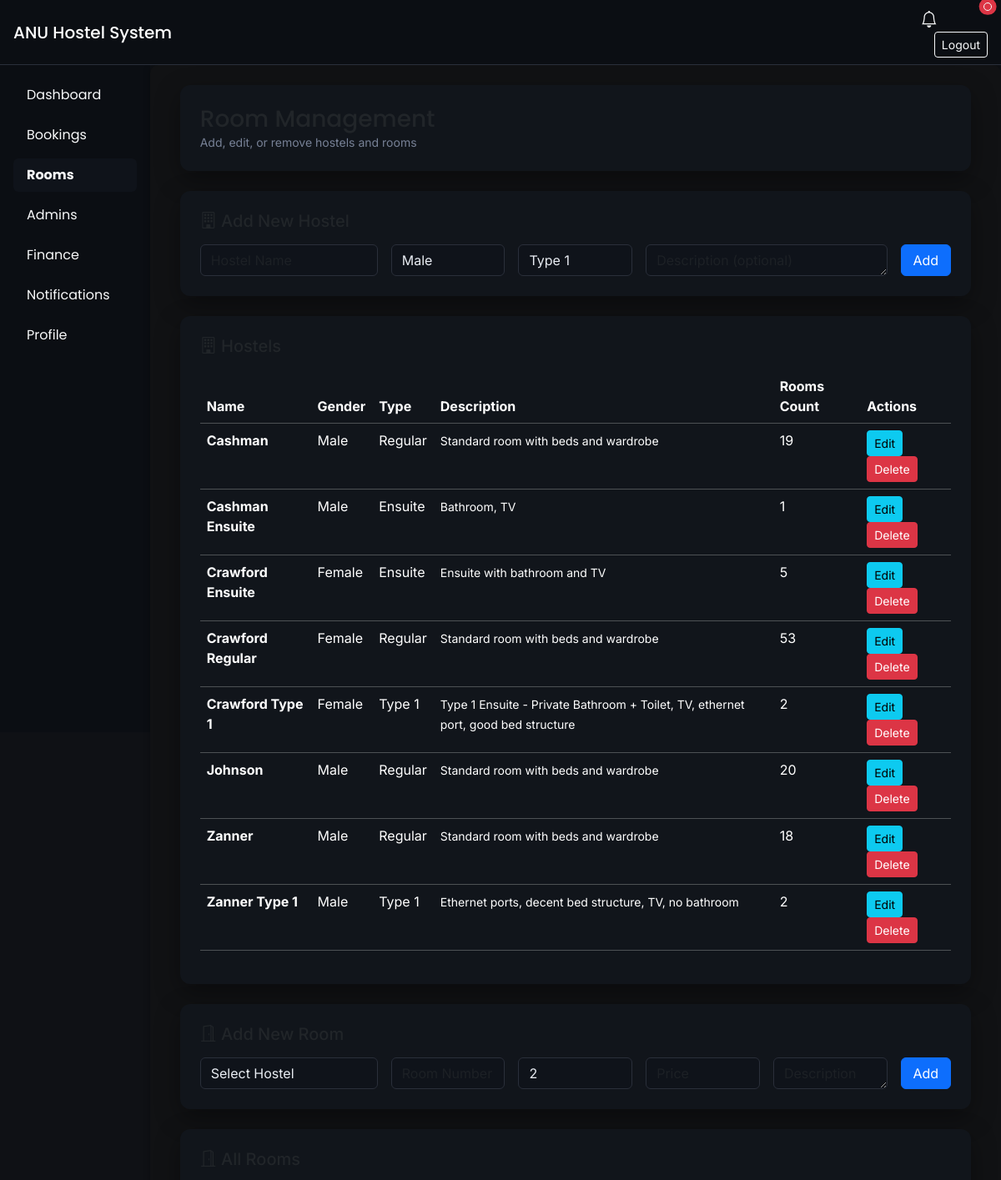
/manage-rooms/ (signed in, upper part), run on the app's committed database.
### core/models.py (models this page shows, shortened)
class Hostel(models.Model):
    GENDER_CHOICES = [
        ('Male', 'Male'),
        ('Female', 'Female'),
    ]
    ROOM_TYPE_CHOICES = [
        ('Type 1', 'Type 1'),
        ('Ensuite', 'Ensuite'),
        ('Regular', 'Regular'),
    ]
    name = models.CharField(max_length=100)
    gender = models.CharField(max_length=10, choices=GENDER_CHOICES, default='Male')
    type = models.CharField(max_length=20, choices=ROOM_TYPE_CHOICES, default='Regular')
    description = models.TextField(blank=True, null=True)

### core/views.py (the view, shortened to what this page needs)
# urls.py: path('manage-rooms/', views.manage_rooms, name='manage_rooms'),
@login_required
def manage_rooms(request):
    if not request.user.is_staff:
        return redirect('student_dashboard')
    hostels = Hostel.objects.all().order_by('name')
    rooms = Room.objects.select_related('hostel').order_by('hostel__name', 'room_number')
    context = {
        'hostels': hostels,
        'rooms': rooms,
    }
    return render(request, 'manage_rooms.html', context)

### core/context_processors.py (called while the page is built, shortened)
def notification_context(request):
    if request.user.is_authenticated:
        return {
            'user_notifications': [],
            'unread_notifications_count': 0,
            'can_view_roommates': False,
        }
    return {
        'user_notifications': [],
        'unread_notifications_count': 0,
        'can_view_roommates': False,
    }

### core/models.py (called while the page is built)
    def get_occupied_count(self):
        from django.apps import apps
        Booking = apps.get_model('core', 'Booking')
        return Booking.objects.filter(room=self, status__in=['prebooked', 'paid']).count()

### core/templates/manage_rooms.html (shortened to what this page needs)
{% extends 'base.html' %}
{% block content %}
<div class="container-fluid">
    <div class="card p-4 mb-4">
        <h3 class="mb-0" style="font-family:'Poppins',sans-serif;">Room Management</h3>
        <small class="text-muted">Add, edit, or remove hostels and rooms</small>
    </div>
    <div class="card p-4 mb-4">
        <h5 class="mb-3"><i class="bi bi-building"></i> Add New Hostel</h5>
        <form method="POST" class="row g-3">
            <div class="col-md-3">
                <input type="text" name="name" class="form-control" placeholder="Hostel Name" required>
            </div>
            <div class="col-md-2">
                <select name="gender" class="form-select" required>
                    <option value="Male">Male</option>
                </select>
            </div>
            <div class="col-md-2">
                <select name="type" class="form-select" required>
                    <option value="Type 1">Type 1</option>
                </select>
            </div>
            <div class="col-md-4">
                <textarea name="description" class="form-control" placeholder="Description (optional)" rows="1"></textarea>
            </div>
            <div class="col-md-1">
                <button type="submit" class="btn btn-primary w-100">Add</button>
            </div>
        </form>
    </div>
    <div class="card p-4 mb-4">
        <h5 class="mb-3"><i class="bi bi-building"></i> Hostels</h5>
        <div class="table-responsive">
            <table class="table table-dark table-hover">
                <thead>
                    <tr>
                        <th>Name</th>
                        <th>Gender</th>
                        <th>Type</th>
                        <th>Description</th>
                        <th>Rooms Count</th>
                        <th>Actions</th>
                    </tr>
                </thead>
                <tbody>
                    {% for hostel in hostels %}
                    <tr>
                        <td><strong>{{ hostel.name }}</strong></td>
                        <td>{{ hostel.gender }}</td>
                        <td>{{ hostel.type }}</td>
                        <td><small>{{ hostel.description|default:"—" }}</small></td>
                        <td>{{ hostel.rooms.count }}</td>
                        <td>
                            <button type="button" class="btn btn-sm btn-info" data-bs-toggle="modal" data-bs-target="#editHostelModal{{ hostel.id }}">Edit</button>
                            <form method="POST" style="display:inline;" onsubmit="return confirm('Delete {{ hostel.name }}?');">
                                <button type="submit" class="btn btn-sm btn-danger">Delete</button>
                            </form>
                        </td>
                    </tr>
                    {% endfor %}
                </tbody>
            </table>
        </div>
    </div>
    <div class="card p-4 mb-4">
        <h5 class="mb-3"><i class="bi bi-door-open"></i> Add New Room</h5>
        <form method="POST" class="row g-3">
            <div class="col-md-3">
                <select name="hostel_id" class="form-select" required>
                    <option value="">Select Hostel</option>
                </select>
            </div>
            <div class="col-md-2">
                <input type="text" name="room_number" class="form-control" placeholder="Room Number" required>
            </div>
            <div class="col-md-2">
                <input type="number" name="capacity" class="form-control" placeholder="Capacity" value="2" min="1" max="4" required>
            </div>
            <div class="col-md-2">
                <input type="number" name="price" class="form-control" placeholder="Price" step="0.01" required>
            </div>
            <div class="col-md-2">
                <textarea name="description" class="form-control" placeholder="Description" rows="1"></textarea>
            </div>
            <div class="col-md-1">
                <button type="submit" class="btn btn-primary w-100">Add</button>
            </div>
        </form>
    </div>
    <div class="card p-4">
        <h5 class="mb-3"><i class="bi bi-door-open"></i> All Rooms</h5>
    </div>
</div>
{% endblock %}

### core/static/css/styles.css (style rules this page uses)
:root { --bg:#0f1115; --panel:#11151b; --muted:#778196; --accent:#64d2ff; --accent-2:#9bff98; }
body.bg-dark { background-color:var(--bg)!important;color:#e9edf3!important }
.card { background-color:var(--panel)!important;border-color:#2a2f3a!important }
.table-dark { --bs-table-bg:var(--panel);--bs-table-striped-bg:#1a2029 }
.text-muted { color:var(--muted)!important }
.form-control, .form-select { background:#0f131a;border-color:#2a2f3a;color:#e9edf3 }
.card { background-color:#1a1b1e;border:none;border-radius:12px;box-shadow:0 10px 30px rgba(0,0,0,.35) }

### data on the page
Hostel: name "Cashman", gender "Male", type "Regular", description "Standard room with beds and wardrobe", rooms.count "19"
Hostel: name "Cashman Ensuite", gender "Male", type "Ensuite", description "Bathroom, TV", rooms.count "1"
Hostel: name "Crawford Ensuite", gender "Female", type "Ensuite", description "Ensuite with bathroom and TV", rooms.count "5"
Hostel: name "Crawford Regular", gender "Female", type "Regular", description "Standard room with beds and wardrobe", rooms.count "53"
Hostel: name "Crawford Type 1", gender "Female", type "Type 1", description "Type 1 Ensuite - Private Bathroom + Toilet, TV, ethernet port, good bed structure", rooms.count "2"
Hostel: name "Johnson", gender "Male", type "Regular", description "Standard room with beds and wardrobe", rooms.count "20"
Hostel: name "Zanner", gender "Male", type "Regular", description "Standard room with beds and wardrobe", rooms.count "18"
Hostel: name "Zanner Type 1", gender "Male", type "Type 1", description "Ethernet ports, decent bed structure, TV, no bathroom", rooms.count "2"
